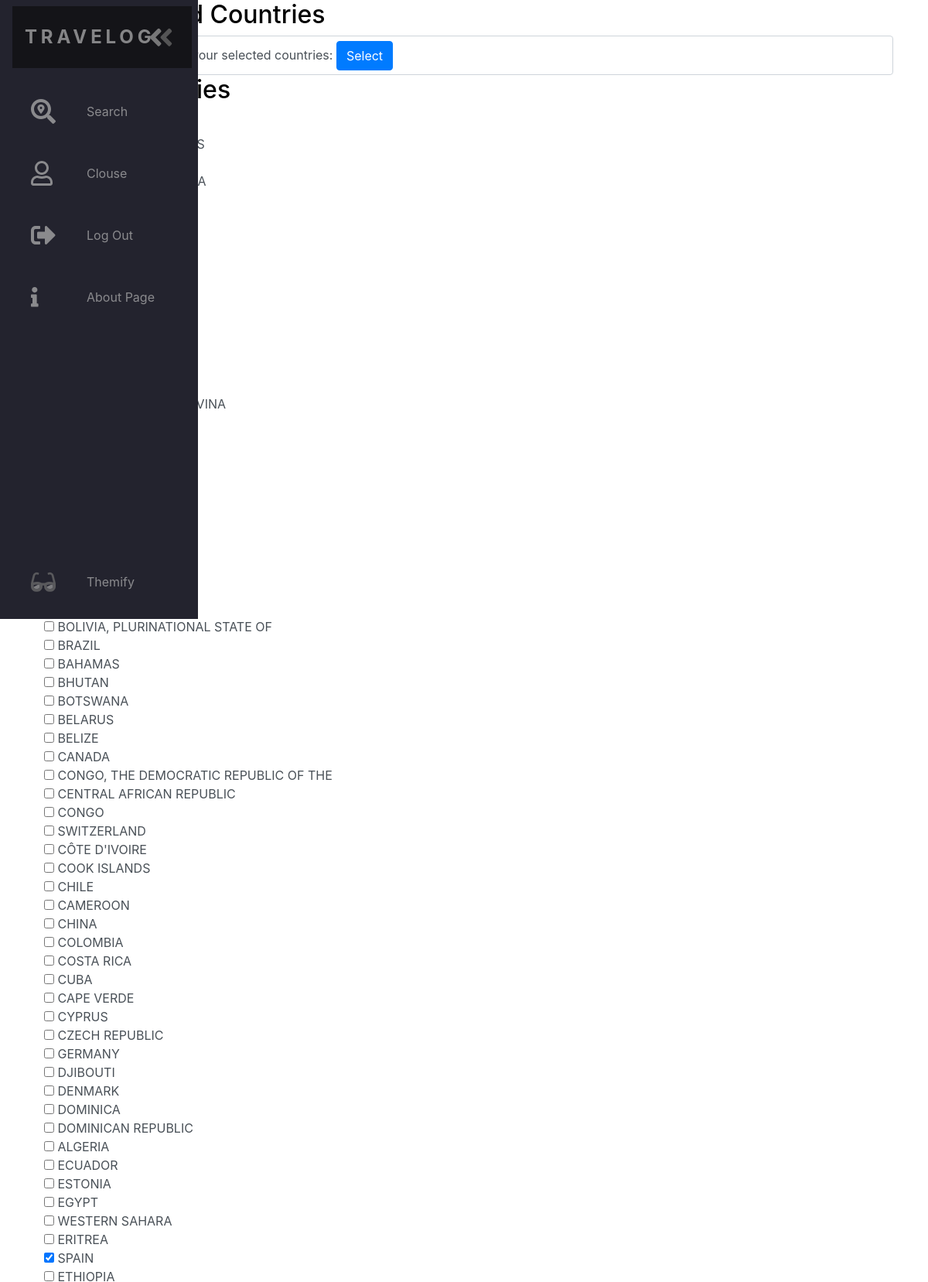
Screenshot of /select_countries.php (signed in, upper part) with the database file from the repository.
### tables this page shows
CREATE TABLE `users` (
  `id` int(11) NOT NULL,
  `username` varchar(255) NOT NULL,
  `password` varchar(255) NOT NULL,
  `email` varchar(255) NOT NULL,
  `created` datetime NOT NULL DEFAULT current_timestamp(),
  `modified` datetime NOT NULL DEFAULT current_timestamp(),
  `active` tinyint(1) NOT NULL DEFAULT 0,
  `verification_hash` varchar(255) NOT NULL
);

CREATE TABLE `country` (
  `id` varchar(5) NOT NULL,
  `name` varchar(255) NOT NULL
);

### login_session.php (called while the page is built, shortened)
<?php
  $isLoggedIn = isset($_SESSION['isLoggedIn']) ? $_SESSION['isLoggedIn'] : false;
  if($isLoggedIn){
    $id = $_SESSION['userID'];
  }
 ?>

### select_countries.php (the view, shortened to what this page needs)
<?php
    require('config/db.php');
    require("login_session.php");
    $query = "SELECT * FROM country";
    $result = mysqli_query($conn, $query);
    $countries = mysqli_fetch_all($result, MYSQLI_ASSOC);
 ?>
 <!DOCTYPE html>
 <html>
 <head>
 	<?php include("style.php") ?>
 </head>
 <body>
 	<?php require("navbar.php") ?>
 		<div class="container">
 			<h2>View Selected Countries</h2>
	    	<form action="selected_countries.php" class="form-control">
		    	<label>Press this button to view your selected countries:</label>
		    	<button class="btn btn-primary">Select</button>
	    	</form>
	    	<h2>Select Countries</h2>
 			<form action="<?php $_SERVER['PHP_SELF']; ?>" method="POST" class="form-control" style="border:0px">
 				<?php foreach($countries as $country): ?>
 					<input type="checkbox" name="<?php echo $country['id']; ?>" <?php
 						$cid = $country['id'];
 						$query = "SELECT * FROM user_has_country WHERE country_id = '$cid' AND user_id = '$id'";
    					$result =  mysqli_query($conn, $query);
    					if(mysqli_fetch_assoc($result)){
    						echo 'checked';
    					}?>>
 					<?php echo $country['name']; ?>
 					<br>
 				<?php endforeach; ?>
 			</form>
 		</div>
 </body>
 </html>

### navbar.php (shortened to what this page needs)
<?php
  require('config/db.php');
?>
<nav class="navbar">
    <ul class="navbar-nav">
      <li class="logo">
        <a href="index.php" class="nav-link">
          <span class="link-text logo-text">TraveLog</span>
        </a>
      </li>
      <li class="nav-item">
        <a href="#" class="nav-link">
          <span class="link-text">Search</span>
        </a>
      </li>
      <?php if($isLoggedIn): ?>
      <li class="nav-item">
        <a href="account.php" class="nav-link">
          <span class="link-text">
            <?php
              $query = mysqli_query($conn, "SELECT username FROM users WHERE id={$id}");
              if($query != false){
                $username = mysqli_fetch_row($query);
                echo $username[0];
              }
            ?>
          </span>
        </a>
      </li>
      <li class="nav-item">
        <a href="logout.php" class="nav-link">
          <span class="link-text">Log Out</span>
        </a>
      </li>
      <?php endif; ?>
      <li class="nav-item">
        <a href="#" class="nav-link">
          <span class="link-text">About Page</span>
        </a>
      </li>
      <li class="nav-item" id="themeButton">
        <a href="#" class="nav-link">
          <span class="link-text">Themify</span>
        </a>
      </li>
    </ul>
  </nav>

### css/common.css (style rules this page uses)
html, body { height: 100%; width: 100%; margin: 0; padding: 0; }

### css/style.css (style rules this page uses)
:root { font-size: 16px; font-family: 'Open Sans'; --text-primary: #b6b6b6; --text-secondary: #ececec; --bg-primary: #23232e; --bg-secondary: #141418; --transition-speed: 600ms; }
body { color: black; background-color: white; margin: 0; padding: 0; }
.navbar { position: fixed; background-color: var(--bg-primary); transition: width 600ms ease; overflow: scroll; }
.navbar-nav { list-style: none; padding: 0; margin: 0; display: flex; flex-direction: column; align-items: center; height: 100%; }
.nav-item { width: 100%; }
.nav-item:last-child { margin-top: auto; }
.nav-link { display: flex; align-items: center; height: 5rem; color: var(--text-primary); text-decoration: none; filter: grayscale(100%) opacity(0.7); transition: var(--transition-speed); }
.link-text { display: none; margin-left: 1rem; }
.nav-link svg { width: 2rem; min-width: 2rem; margin: 0 1.5rem; }
.logo { font-weight: bold; text-transform: uppercase; margin-bottom: 1rem; text-align: center; color: var(--text-secondary); background: var(--bg-secondary); font-size: 1.5rem; letter-spacing: 0.3ch; width: 100%; }
.logo svg { transform: rotate(0deg); transition: var(--transition-speed); }
.logo-text { display: inline; position: absolute; left: -999px; transition: var(--transition-speed); }
@media only screen and (min-width: 600px) { .navbar { top: 0; width: 5rem; height: 100vh; } }
.dark { --text-primary: #b6b6b6; --text-secondary: #ececec; --bg-primary: #23232e; --bg-secondary: #141418; }
.theme-icon { display: none; }
.dark #darkIcon { display: block; }
.form-control { height:calc(1.5em + .75rem + 15px); }

### rows the page displays
users: username "Clouse"
country: name "BOLIVIA, PLURINATIONAL STATE OF"
country: name "BRAZIL"
country: name "BAHAMAS"
country: name "BHUTAN"
country: name "BOTSWANA"
country: name "BELARUS"
country: name "BELIZE"
country: name "CANADA"
country: name "CONGO, THE DEMOCRATIC REPUBLIC OF THE"
country: name "CENTRAL AFRICAN REPUBLIC"
country: name "CONGO"
country: name "SWITZERLAND"
country: name "CÔTE D'IVOIRE"
country: name "COOK ISLANDS"
country: name "CHILE"
country: name "CAMEROON"
country: name "CHINA"
country: name "COLOMBIA"
country: name "COSTA RICA"
country: name "CUBA"
country: name "CAPE VERDE"
country: name "CYPRUS"
country: name "CZECH REPUBLIC"
country: name "GERMANY"
country: name "DJIBOUTI"
country: name "DENMARK"
country: name "DOMINICA"
country: name "DOMINICAN REPUBLIC"
country: name "ALGERIA"
country: name "ECUADOR"
country: name "ESTONIA"
country: name "EGYPT"
country: name "WESTERN SAHARA"
country: name "ERITREA"
country: name "SPAIN"
